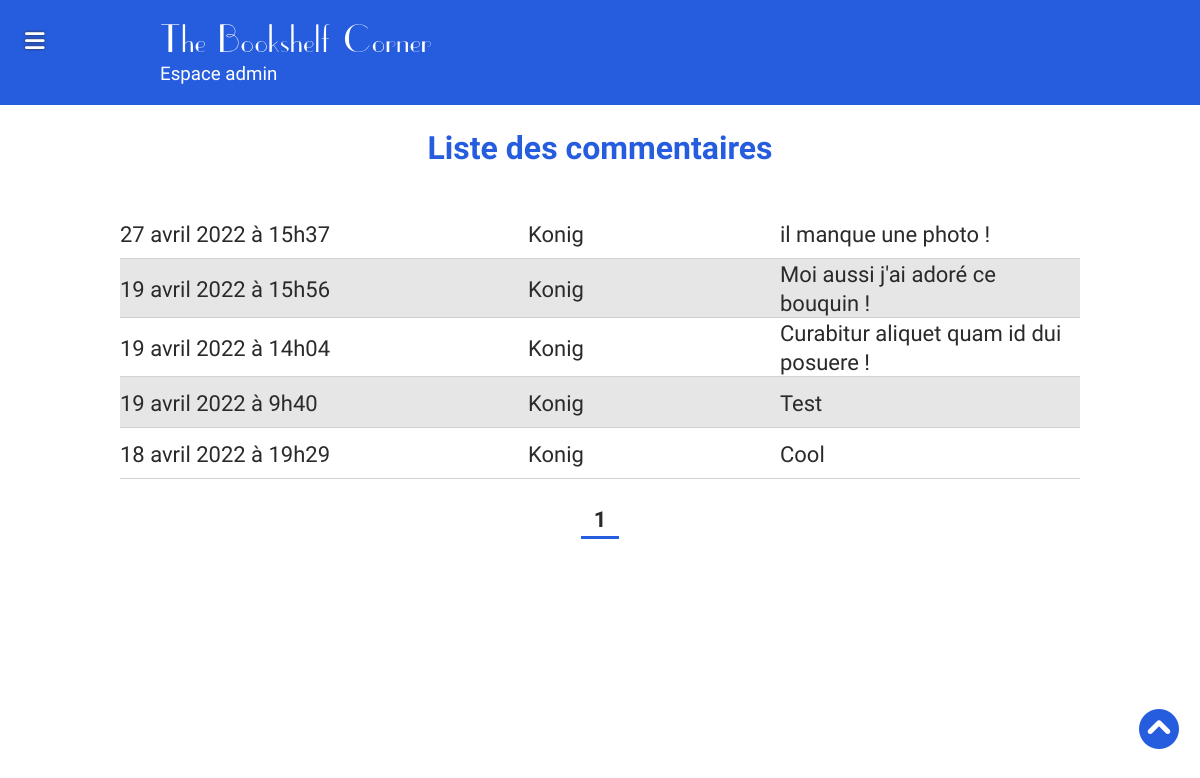
Screenshot of /indexAdmin.php?action=comments (signed in) with the database file from the repository.
### tables this page shows
CREATE TABLE IF NOT EXISTS `website` (
  `id` int(11) NOT NULL AUTO_INCREMENT,
  `logo` varchar(255) NOT NULL,
  `name` varchar(255) NOT NULL,
  PRIMARY KEY (`id`)
);

CREATE TABLE IF NOT EXISTS `comments` (
  `ID` int(11) unsigned NOT NULL AUTO_INCREMENT,
  `user_id` int(11) unsigned NOT NULL,
  `book_id` int(11) unsigned NOT NULL,
  `created_at` timestamp NOT NULL DEFAULT CURRENT_TIMESTAMP,
  `title` varchar(255) NOT NULL,
  `content` varchar(10000) NOT NULL,
  PRIMARY KEY (`ID`),
  KEY `FK_comments_books` (`book_id`),
  KEY `FK_comments_users` (`user_id`),
  CONSTRAINT `FK_comments_books` FOREIGN KEY (`book_id`) REFERENCES `books` (`ID`),
  CONSTRAINT `FK_comments_users` FOREIGN KEY (`user_id`) REFERENCES `users` (`ID`)
);

CREATE TABLE IF NOT EXISTS `users` (
  `ID` int(11) unsigned NOT NULL AUTO_INCREMENT,
  `pseudo` varchar(255) NOT NULL,
  `mail` varchar(255) NOT NULL,
  `mdp` varchar(255) NOT NULL,
  `picture` varchar(255) NOT NULL DEFAULT 'no-avatar.png',
  `role` int(1) NOT NULL DEFAULT '0',
  PRIMARY KEY (`ID`)
);

### App/Controllers/CommentController.php (called while the page is built, shortened)
<?php
class CommentController extends Controller{
    function allComments(){
        $pagination = $this->pagination("comments");
        $comments = new \Projet\Models\CommentModel();
        $comm = $comments->allCommentsPagination($pagination);
        $datas['comments'] = $comm->fetchAll();
        $datas['pages'] = $pagination['pages'];
        $datas['currentPage'] = $pagination['currentPage'];
        return $this->validAccess("comments", $datas);
    }
}

### App/Models/BlogModel.php (called while the page is built, shortened)
<?php
class BlogModel extends Manager{
    public function blogInfo($id){
        $bdd = $this->dbConnect();
        $req = $bdd->prepare('SELECT logo, name FROM website WHERE id = ?');
        $req->execute(array($id));
        return $req;
    }
}

### App/Models/CommentModel.php (called while the page is built, shortened)
<?php
class CommentModel extends Manager{
    public function allCommentsPagination($pagination){
        $bdd = $this->dbConnect();
        $req = $bdd->prepare(
            'SELECT comments.id, DATE_FORMAT(comments.created_at, "%d %M %Y à %kh%i") AS created_at, users.pseudo, users.picture, comments.title, comments.content
            FROM comments
            INNER JOIN books ON book_id = books.id
            INNER JOIN users ON user_id = users.id
            ORDER BY comments.created_at DESC
            LIMIT :firstItem, :perPage');
        $req->bindValue(':firstItem', $pagination[':firstItem'], $bdd::PARAM_INT);
        $req->bindValue(':perPage', $pagination[':perPage'], $bdd::PARAM_INT);
        $req->execute();
        return $req;
    }
}

### App/Views/admin/comments.php (the view, shortened to what this page needs)
<?php $currentPageTitle = "Tous les commentaires";
 include_once('./App/Views/admin/layouts/header.php');?>
<section id="all-comments" class="container-lg">
    <h1>Liste des commentaires</h1>
    <?php
    foreach($datas['comments'] as $data){
        if(isset($data['pseudo'])){
        ?>
        <article class="flex">
            <div class="comment-info flex justify-between align-items-center">
                <p class="time"><?= $data['created_at']; ?></p>
                <p><?= $data['pseudo']; ?></p>
                <p class="object"><?= $data['title']; ?></p>
            </div>
        </article>
    <?php } ; }?>
    <nav>
        <ul id="pagination" class="flex justify-center">
            <?php for($page = 1; $page <= $datas['pages']; $page++): ?>
                <li class="<?= ($datas['currentPage'] == $page) ? "bold active" : "not-active" ?>">
                    <a class="nb-page" href="indexAdmin.php?action=comments&page=<?= $page ?>"><?= $page ?></a>
                </li>
            <?php endfor ?>
        </ul>
    </nav>
</section>
<?php include_once('./App/Views/admin/layouts/footer.php');?>

### App/Views/admin/layouts/header.php (shortened to what this page needs)
<?php include_once('./App/Views/admin/layouts/head.php');
 ?>
<header>
    <div id="bandeau-admin">
        <div class="container">
            <h2><?= $blog['name']; ?></h2>
            <h3>Espace admin</h3>
        </div>
        <div id="open-menu" class="menu-toggle mobile"><i class="fas fa-bars"></i></div>
    </div>
</header>
<div class="container flex justify-between">
    <main >
    <?php if($_GET['action'] !== "livres" && $_GET['action'] !== "livresview"){;?>
        <div id="back-to-top">
            <a href="#bandeau-admin" title="Retour en haut de la page"><i class="fa-solid fa-circle-chevron-up"></i></a>
        </div>
    <?php } ;?>

### App/Public/Admin/css/style.css (style rules this page uses)
:root { --rouge: #ee5f4f; --dashboard: #265ddf ; --anthracite: rgb(44, 41, 41); }
main { width: 100%; }
p, a, textarea { font-size: 22px; }
* { padding:0; margin:0; color:var(--anthracite); font-family: 'roboto', 'Times New Roman', Times, serif; }
h1, h1 span { text-align: center; margin-bottom: 40px; font-size: 2rem; color: var(--dashboard); }
a { text-decoration: none; }
ul { list-style-type: none; }
.bold { font-weight: bold; }
.flex { display: flex; flex-wrap: wrap; }
.justify-between { justify-content: space-between; }
.justify-center { justify-content: center; }
.align-items-center { align-items: center; }
.container { width: 90%; margin: 0 auto; }
#bandeau-admin { background-color: var(--dashboard); padding: 20px 0; }
#bandeau-admin h2, #bandeau-admin h3 { color: white; font-weight: normal; margin-left: 40px; }
#bandeau-admin h2 { font-size: 2.5rem; letter-spacing: .1rem; font-family:'uppereastsideregular', 'Times New Roman', Times, serif; }
#back-to-top { position: fixed; right: 20px; bottom: 50px; z-index: 999999999; }
#back-to-top i { border: 1px solid white; border-radius: 50px; color: var(--dashboard); background-color: white; font-size: 2.5rem; }
#open-menu { position: absolute; top: 25px; left: 25px; font-size: 1.4rem; z-index: 9999999; }
#open-menu i { color: white; text-shadow: 0px 0px 3px var(--anthracite); }
#pagination { margin-top: 25px; }
#pagination li { margin-left: 10px; margin-right: 10px; }
#pagination li, #all-comments #pagination li { padding-bottom: 3px; }
#pagination .active, #all-comments #pagination .active { border-bottom: 3px solid var(--dashboard); }
#book-cat article, #book-slider article, #all-comments article, #all-messages article, #all-books article { border-bottom: 1px solid rgba(204, 203, 203, 0.856); position: relative; }
#all-comments article:nth-of-type(even), #all-messages article:nth-of-type(even) { background-color: #e6e6e6; }
#comment-modify h1, #one-comments h1, #all-comments h1, #one-comment h1, #one-message h1, #all-messages h1 { margin-top: 20px; }
#all-comments .comment-info .time, #all-messages .message-info .time { width: 212px; }
#all-comments .comment-info, #all-messages .message-info { width: 80%; min-height: 50px; }
#all-comments .comment-info .object, #all-messages .message-info .object { width: 300px; }
@media screen and (min-width:993px) { .container { max-width: 80%; margin: 0 auto; } }
@media screen and (min-width:993px) { #all-comments .comment-info { width: 100%; } }
@media screen and (min-width:993px) { #all-comments .comment-info .object { width: 300px; } }
@media screen and (min-width:993px) { #pagination li a.nb-page, #dashboard #all-comments #pagination li a.nb-page { padding: 13px; } }

### rows the page displays
website: name "The Bookshelf Corner"
comments: created_at "27 avril 2022 à 15h37", user.pseudo "Konig", title "il manque une photo !"
comments: created_at "19 avril 2022 à 15h56", user.pseudo "Konig", title "Moi aussi j'ai adoré ce bouquin !"
comments: created_at "19 avril 2022 à 14h04", user.pseudo "Konig", title "Curabitur aliquet quam id dui posuere !"
comments: created_at "19 avril 2022 à 9h40", user.pseudo "Konig", title "Test"
comments: created_at "18 avril 2022 à 19h29", user.pseudo "Konig", title "Cool"
